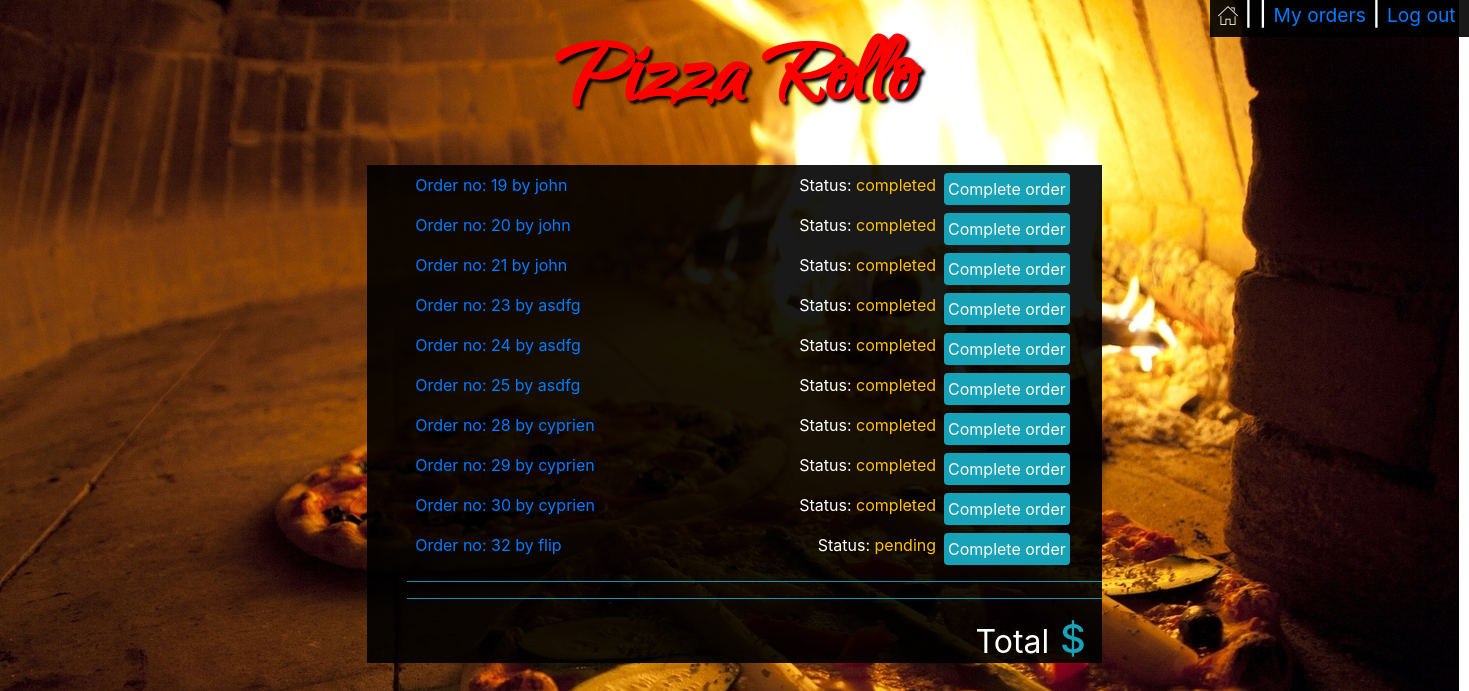
Screenshot of /orders_manager/admin/19 with the database file from the repository.
### orders/models.py (models this page shows, shortened)
class User_order(models.Model):
    user=models.ForeignKey(User,on_delete=models.CASCADE)
    order_number=models.IntegerField()
    topping_allowance=models.IntegerField(default=0)
    status=models.CharField(max_length=64,default='initiated')

### orders/views.py (the view)
# urls.py: path("orders_manager/<str:user>/<str:order_number>", views.orders_manager, name="orders_manager"),
def orders_manager(request,user,order_number):
    user=User.objects.get(username=user)
    context = {
        "Checkout":Order2.objects.filter(user=user,number=order_number),
        "Checkout_category":Order2.objects.filter(user=user,number=order_number).values_list('category').distinct(),
        "Total":list(Order2.objects.filter(user=user,number=order_number).aggregate(Sum('price')).values())[0],
        "user":request.user,
        "Category": Category.objects.all(),
        "Order_number":order_number,
        "All_orders":User_order.objects.exclude(status='initiated')
    }
    return render(request,"orders_manager.html",context)

### orders/templates/orders_manager.html (shortened to what this page needs)
<!DOCTYPE html>
<html style="height:100%">
<head>
    {% load static %}
    <link rel="stylesheet" type="text/css" href="{% static 'styles.css' %}">
    <link rel="stylesheet" href="https://maxcdn.bootstrapcdn.com/bootstrap/4.1.3/css/bootstrap.min.css">
</head>
<body style="height:100%">
    {% if Category %}
    <div id='username'>
        <h4 class='px-2' ><a href="{% url 'index' %}"><img src="{% static 'home.png' %}"></a> |
            {{user.username}} |
            {% if not user.is_superuser %}
            <small><a href="{% url 'my_orders' Order_number %}">My orders</a></small> |
            {% endif %}
            <small><a href="{% url 'logout' %}"> Log out&nbsp;</a></small>
        </h4>
    </div>
    {% endif %}
    <p id='logo' class='text-center m-0 font-weight-bold'><a href="{% url 'index' %}">Pizza Rollo</a></p>
    <div id='my_orders_container' class='w-50 mx-auto'>
        <div class=' text-left pr-3'>
            <ul >
                {% for row in All_orders%}
                <li class='p-2' >
                    <a href="{% url 'orders_manager' row.user row.order_number  %}"><span>Order no: {{row.order_number}} by {{row.user}}</span></a>
                    <a href="{% url 'complete_order' row.user row.order_number  %}"><span class='float-right mx-2 p-1 bg-info rounded text-white'>Complete order</span></a>
                    <span class='float-right'>Status: <span class='text-warning'>{{row.status}}</span></span>
                </li>
                {% endfor %}
            </ul>
        </div>
        <ul>
            <hr class='bg-info'>
            <hr class='bg-info'>
            <li class='text-info text-right pr-3 '><h1><small class='text-white'>Total</small> ${{Total|floatformat:2}}</h1></li>
        </ul>
    </div>
</body>
</html>

### orders/static/styles.css (style rules this page uses)
#logo { padding:0px; font-family: webLogo ; font-size: 110px; text-shadow: 3px 3px 3px black; }
#logo a:link, #place_order:link, #confirm_order:link { color:red; }
#center_box,#username { background-color: rgba(0, 0, 0, 0.9); color: white; }
#username { position: absolute; right: 0; }
li { list-style-type: none; }
#my_orders_container { background-color: rgba(0, 0, 0, 0.9); color: white; }

### rows the page displays
User_order: order_number "19", user "john", status "completed"
User_order: order_number "20", user "john", status "completed"
User_order: order_number "21", user "john", status "completed"
User_order: order_number "23", user "asdfg", status "completed"
User_order: order_number "24", user "asdfg", status "completed"
User_order: order_number "25", user "asdfg", status "completed"
User_order: order_number "28", user "cyprien", status "completed"
User_order: order_number "29", user "cyprien", status "completed"
User_order: order_number "30", user "cyprien", status "completed"
User_order: order_number "32", user "flip", status "pending"
